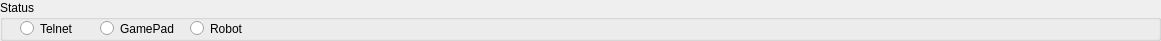
   <widget class="QGroupBox" name="groupBoxStatus">
    <property name="geometry">
     <rect>
      <x>190</x>
      <y>0</y>
      <width>1161</width>
      <height>41</height>
     </rect>
    </property>
    <property name="title">
     <string>Status</string>
    </property>
    <widget class="QRadioButton" name="radioButtonTelnet">
     <property name="geometry">
      <rect>
       <x>20</x>
       <y>20</y>
       <width>61</width>
       <height>17</height>
      </rect>
     </property>
     <property name="text">
      <string>Telnet</string>
     </property>
     <property name="checkable">
      <bool>true</bool>
     </property>
     <property name="checked">
      <bool>false</bool>
     </property>
     <property name="autoRepeat">
      <bool>false</bool>
     </property>
     <property name="autoExclusive">
      <bool>false</bool>
     </property>
    </widget>
    <widget class="QRadioButton" name="radioButtonGamepad">
     <property name="geometry">
      <rect>
       <x>100</x>
       <y>20</y>
       <width>91</width>
       <height>17</height>
      </rect>
     </property>
     <property name="text">
      <string>GamePad</string>
     </property>
     <property name="autoExclusive">
      <bool>false</bool>
     </property>
    </widget>
    <widget class="QRadioButton" name="radioButtonRobot">
     <property name="geometry">
      <rect>
       <x>190</x>
       <y>20</y>
       <width>61</width>
       <height>17</height>
      </rect>
     </property>
     <property name="text">
      <string>Robot</string>
     </property>
     <property name="autoExclusive">
      <bool>false</bool>
     </property>
    </widget>
   </widget>
